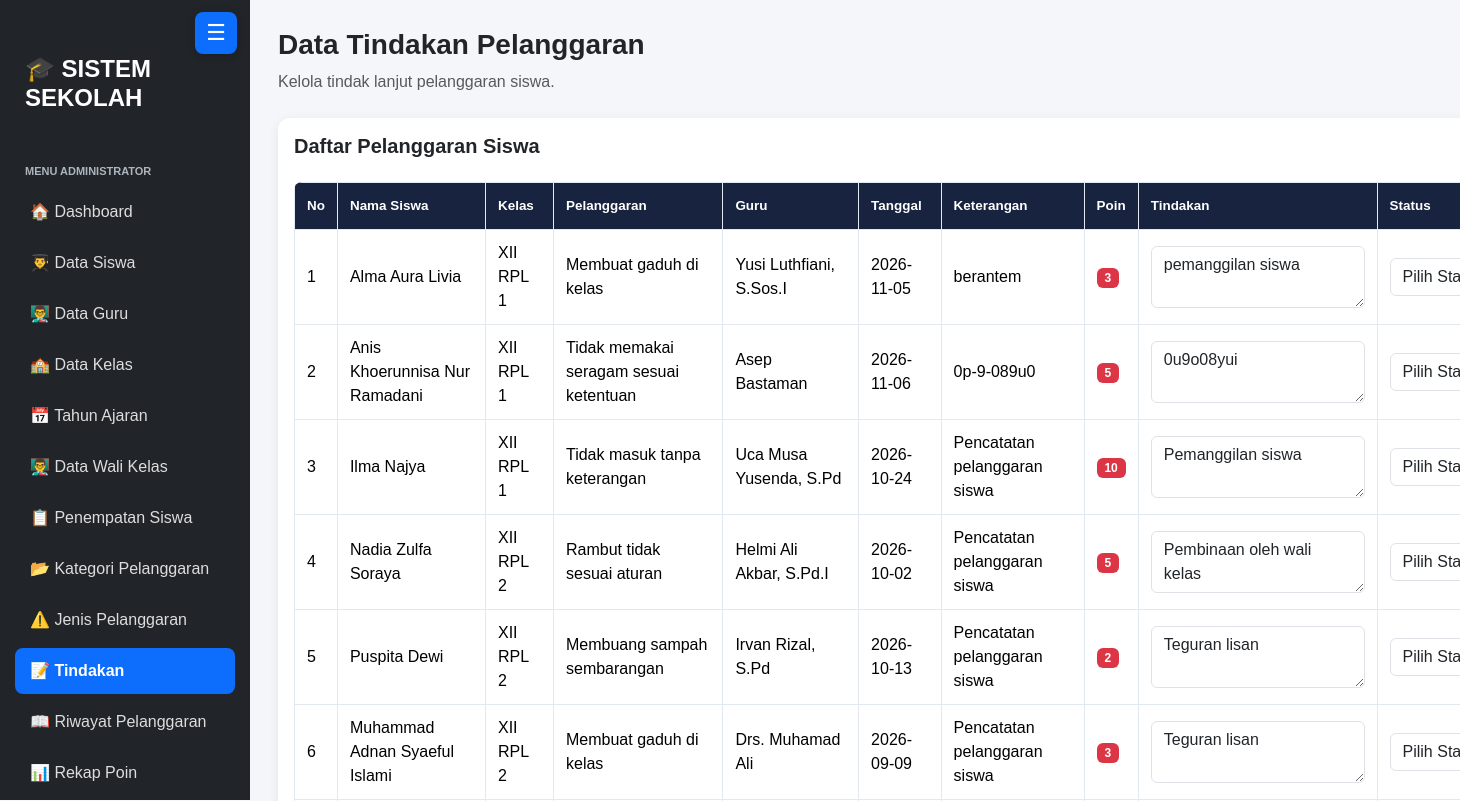
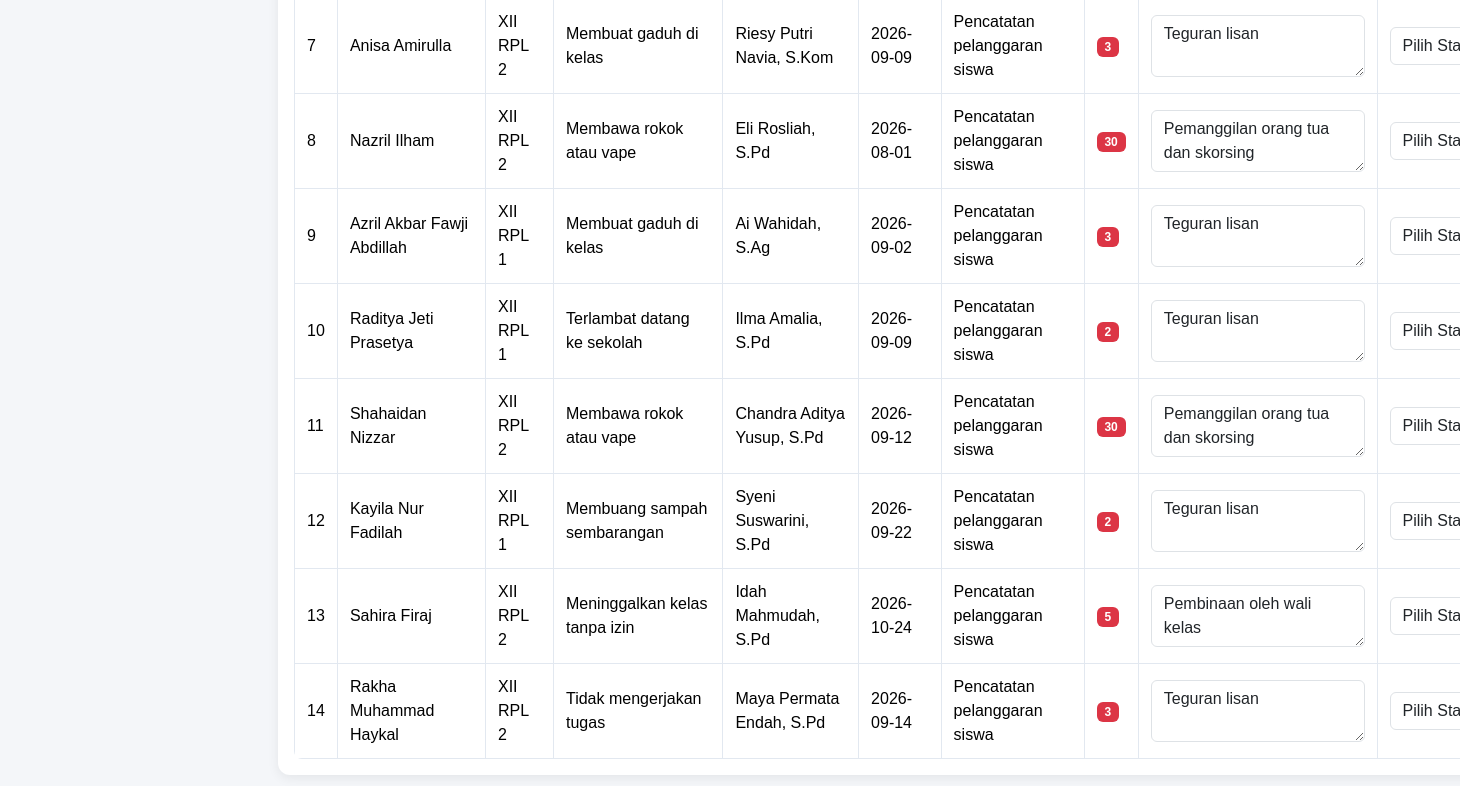
Before: /tindakan.php (signed in) with the older database file (2 pictures, top to bottom).
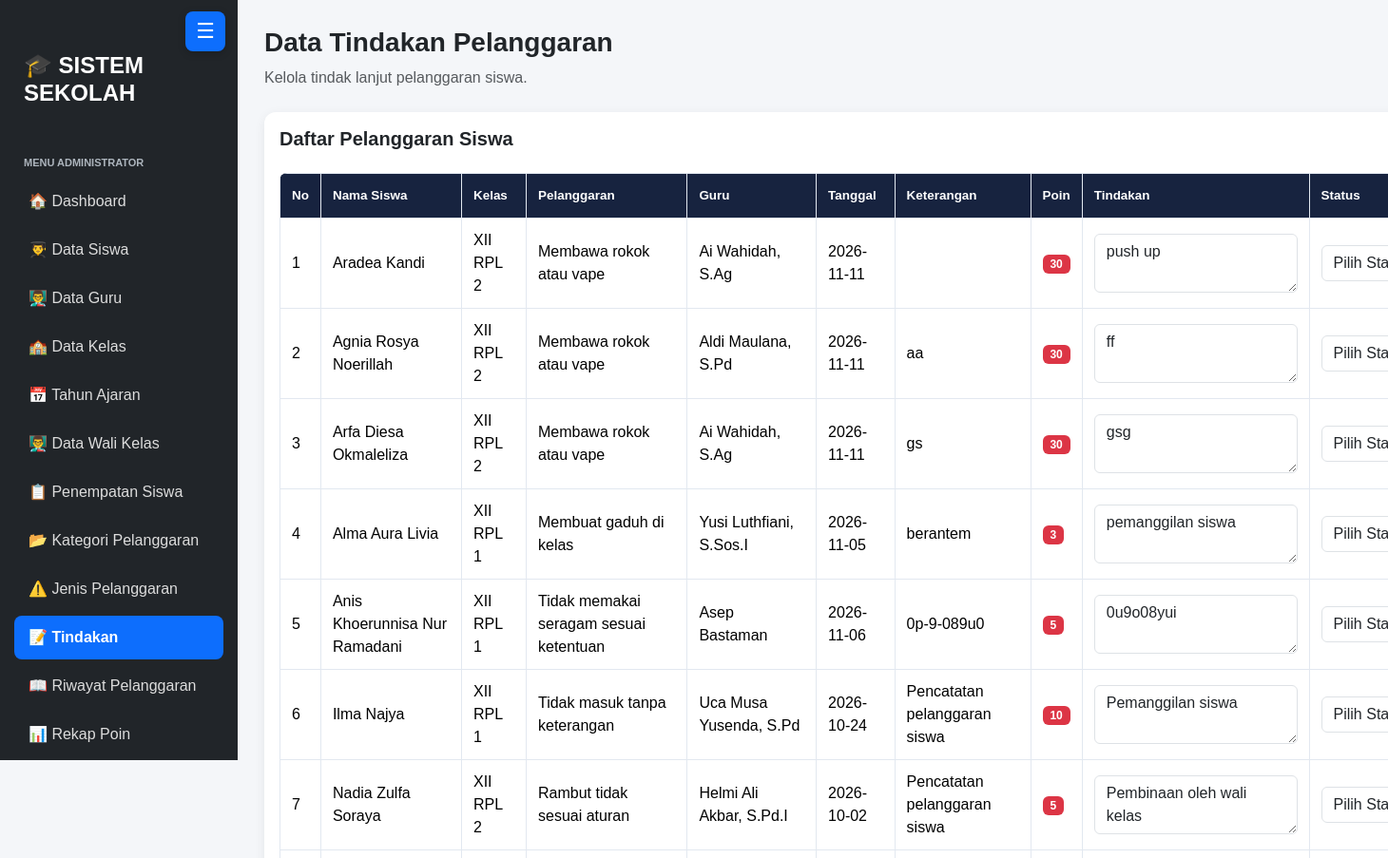
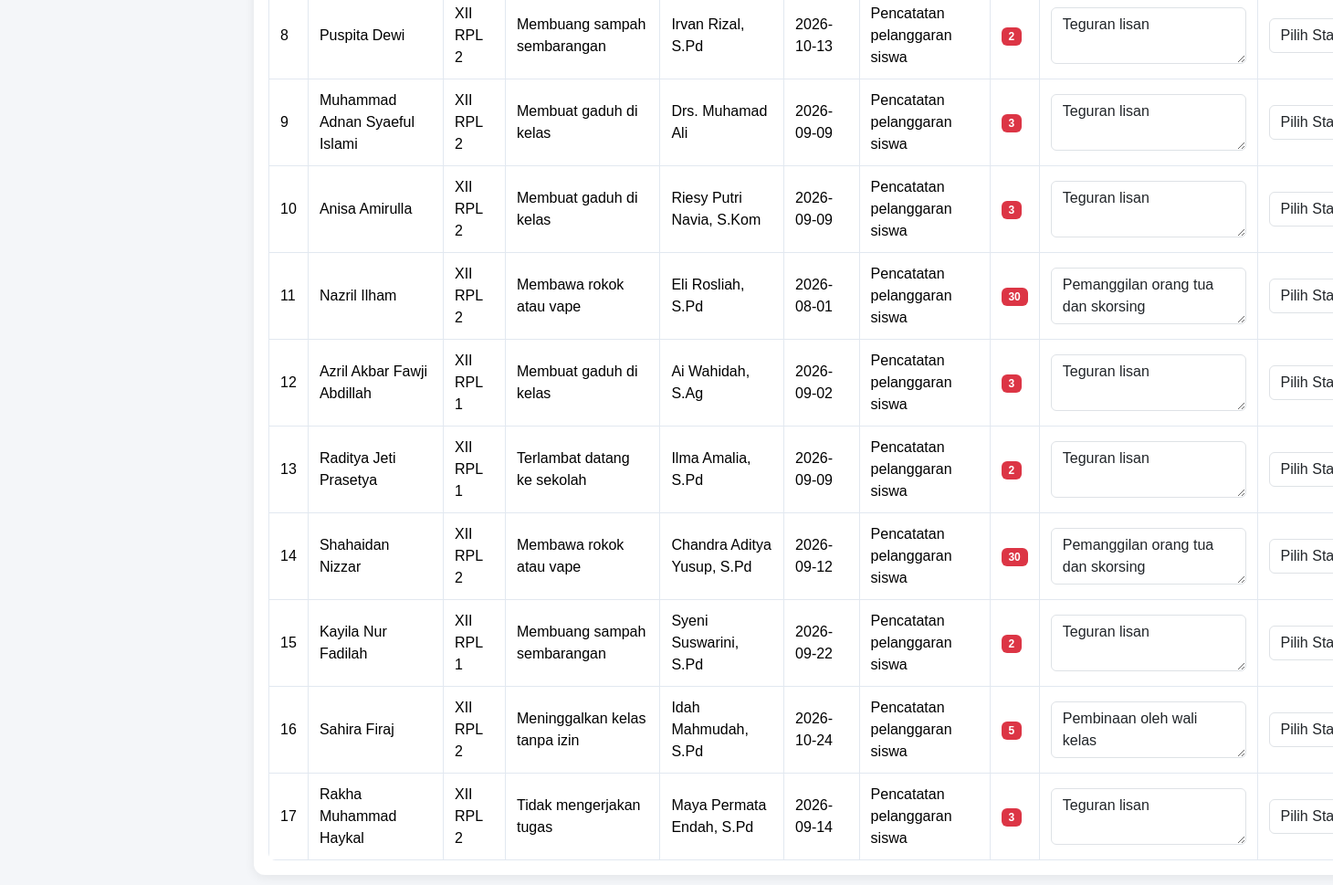
After: the same page with the newer database file (2 pictures, top to bottom).
### tables this page shows
CREATE TABLE `t_pelanggaran_siswa` (
  `id` int(11) NOT NULL,
  `tahun_ajaran_id` int(11) DEFAULT NULL,
  `siswa_id` int(11) DEFAULT NULL,
  `nama_siswa` varchar(150) NOT NULL,
  `kelas_id` int(11) DEFAULT NULL,
  `nama_kelas` varchar(100) NOT NULL,
  `pelanggaran_id` int(11) DEFAULT NULL,
  `nama_pelanggaran` varchar(150) NOT NULL,
  `pelanggaran_kategori_id` int(11) DEFAULT NULL,
  `guru_id` int(11) DEFAULT NULL,
  `nama_guru` varchar(150) NOT NULL,
  `tanggal` date DEFAULT NULL,
  `keterangan` text NOT NULL,
  `poin` int(11) NOT NULL,
  `tindakan` text NOT NULL,
  `status` varchar(30) NOT NULL,
  `created_at` timestamp NOT NULL DEFAULT current_timestamp(),
  `updated_at` timestamp NOT NULL DEFAULT current_timestamp()
);

### tindakan.php (the view, shortened to what this page needs)
<?php
require_once __DIR__ . '/config/koneksi.php';
$sql = "SELECT
            id,
            nama_siswa,
            nama_kelas,
            nama_pelanggaran,
            nama_guru,
            tanggal,
            keterangan,
            poin,
            tindakan,
            status
        FROM t_pelanggaran_siswa
        ORDER BY id DESC";
$result = mysqli_query($koneksi, $sql);
function e($value) {
    return htmlspecialchars((string)$value, ENT_QUOTES, 'UTF-8');
}
?>
<!DOCTYPE html>
<html lang="id">
<head>
    <link href="https://cdn.jsdelivr.net/npm/bootstrap@5.3.3/dist/css/bootstrap.min.css"
          rel="stylesheet">
</head>
<body>
<?php include __DIR__ . '/layout/sidebar.php'; ?>
<div class="container-fluid content">
    <div class="d-flex justify-content-between align-items-center mb-4 flex-wrap gap-2">
        <div>
            <h3 class="fw-bold">Data Tindakan Pelanggaran</h3>
            <p class="text-muted mb-0">
                Kelola tindak lanjut pelanggaran siswa.
            </p>
        </div>
    </div>
    <div class="card">
        <div class="card-body">
            <div class="d-flex justify-content-between mb-3 flex-wrap gap-2">
                <h5 class="fw-bold">Daftar Pelanggaran Siswa</h5>
            </div>
            <div class="table-responsive">
                <table class="table table-bordered table-hover align-middle">
                    <thead>
                        <tr>
                            <th>No</th>
                            <th>Nama Siswa</th>
                            <th>Kelas</th>
                            <th>Pelanggaran</th>
                            <th>Guru</th>
                            <th>Tanggal</th>
                            <th>Keterangan</th>
                            <th>Poin</th>
                            <th>Tindakan</th>
                            <th>Status</th>
                        </tr>
                    </thead>
                    <tbody>
                    <?php if (mysqli_num_rows($result) > 0): ?>
                        <?php $no = 1; ?>
                        <?php while ($row = mysqli_fetch_assoc($result)): ?>
                            <tr>
                                <td><?= $no++ ?></td>
                                <td><?= e($row['nama_siswa']) ?></td>
                                <td><?= e($row['nama_kelas']) ?></td>
                                <td><?= e($row['nama_pelanggaran']) ?></td>
                                <td><?= e($row['nama_guru']) ?></td>
                                <td><?= e($row['tanggal']) ?></td>
                                <td><?= e($row['keterangan']) ?></td>
                                <td>
                                    <span class="badge bg-danger">
                                        <?= e($row['poin']) ?>
                                    </span>
                                </td>
                                <form method="POST" action="tindakan.php">
                                    <td>
                                        <textarea
                                            name="tindakan"
                                            class="form-control form-tindakan"
                                            rows="2"
                                            required
                                            placeholder="Masukkan tindakan..."
                                        ><?= e($row['tindakan']) ?></textarea>
                                    </td>
                                    <td>
                                        <select name="status"
                                                class="form-select form-status"
                                                required>
                                            <option value="">
                                                Pilih Status
                                            </option>
                                        </select>
                                    </td>
                                </form>
                            </tr>
                        <?php endwhile; ?>
                    <?php endif; ?>
                    </tbody>
                </table>
            </div>
        </div>
    </div>
</div>
</body>
</html>

### layout/sidebar.php (shortened to what this page needs)
<?php
$current_page = basename($_SERVER['PHP_SELF']);
$role = $_SESSION['role'] ?? '';
function menuAktif($halaman, $current_page) {
    return $current_page === $halaman ? 'active' : '';
}
?>
<button
    type="button"
    class="sidebar-toggle"
    aria-label="Buka menu navigasi"
    aria-controls="app-sidebar"
    aria-expanded="false"
>
    <span aria-hidden="true">&#9776;</span>
</button>
<div class="sidebar" id="app-sidebar">
    <h4>🎓 SISTEM SEKOLAH</h4>
    <ul class="nav nav-pills flex-column">
        <?php if ($role === 'admin'): ?>
            <li class="menu-title">Menu Administrator</li>
            <li class="nav-item">
                <a href="dashboard.php" class="nav-link <?= menuAktif('dashboard.php', $current_page) ?>">
                    🏠 Dashboard
                </a>
            </li>
            <li class="nav-item">
                <a href="kelola_siswa.php" class="nav-link <?= menuAktif('kelola_siswa.php', $current_page) ?>">
                    👨‍🎓 Data Siswa
                </a>
            </li>
            <li class="nav-item">
                <a href="kelola_guru.php" class="nav-link <?= menuAktif('kelola_guru.php', $current_page) ?>">
                    👨‍🏫 Data Guru
                </a>
            </li>
            <li class="nav-item">
                <a href="kelola_kelas.php" class="nav-link <?= menuAktif('kelola_kelas.php', $current_page) ?>">
                    🏫 Data Kelas
                </a>
            </li>
            <li class="nav-item">
                <a href="kelola_tahun_ajaran.php" class="nav-link <?= menuAktif('kelola_tahun_ajaran.php', $current_page) ?>">
                    📅 Tahun Ajaran
                </a>
            </li>
            <li class="nav-item">
                <a href="kelola_walikelas.php" class="nav-link <?= menuAktif('kelola_walikelas.php', $current_page) ?>">
                    👨‍🏫 Data Wali Kelas
                </a>
            </li>
            <li class="nav-item">
                <a href="penempatan_siswa.php" class="nav-link <?= menuAktif('penempatan_siswa.php', $current_page) ?>">
                    📋 Penempatan Siswa
                </a>
            </li>
            <li class="nav-item">
                <a href="kelola_pelanggaran_kategori.php" class="nav-link <?= menuAktif('kelola_pelanggaran_kategori.php', $current_page) ?>">
                    📂 Kategori Pelanggaran
                </a>
            </li>
            <li class="nav-item">
                <a href="kelola_jenis_pelanggaran.php" class="nav-link <?= menuAktif('kelola_jenis_pelanggaran.php', $current_page) ?>">
                    ⚠️ Jenis Pelanggaran
                </a>
            </li>
            <li class="nav-item">
                <a href="tindakan.php" class="nav-link <?= menuAktif('tindakan.php', $current_page) ?>">
                    📝 Tindakan
                </a>
            </li>
            <li class="nav-item">
                <a href="riwayat.php" class="nav-link <?= menuAktif('riwayat.php', $current_page) ?>">
                    📖 Riwayat Pelanggaran
                </a>
            </li>
            <li class="nav-item">
                <a href="rekap_poin.php" class="nav-link <?= menuAktif('rekap_poin.php', $current_page) ?>">
                    📊 Rekap Poin
                </a>
            </li>
        <?php endif; ?>
    </ul>
</div>

### tindakan.php (style rules this page uses)
body { background: #f4f6f9; font-family: Arial, sans-serif; }
.content { padding: 30px; }
.card { border: none; border-radius: 12px; box-shadow: 0 3px 12px rgba(0,0,0,.07); }
.table th { background: #0d6efd; color: white; white-space: nowrap; }
.table td { vertical-align: middle; }
.form-tindakan { min-width: 210px; }
.form-status { min-width: 160px; }

### layout/sidebar.php (style rules this page uses)
body { margin: 0; padding-left: 0; background: #f4f6f9; font-family: Arial, sans-serif; }
.content { margin-left: 250px !important; padding: 28px !important; }
.sidebar { position: fixed; top: 0; left: 0; bottom: 0; width: 250px; height: 100vh; background: #212529; padding: 20px 15px; overflow-y: auto; z-index: 9999; box-sizing: border-box; transition: transform 0.25s ease; }
.sidebar-toggle { position: fixed; top: 12px; left: 195px; z-index: 10001; width: 42px; height: 42px; border: 0; border-radius: 8px; background: #0d6efd; color: #fff; font-size: 22px; line-height: 1; box-shadow: 0 2px 8px rgba(0, 0, 0, 0.2); transition: left 0.25s ease; }
.table-responsive { overflow-x: auto; border-radius: 8px; -webkit-overflow-scrolling: touch; }
.table-responsive > .table { min-width: 720px; margin-bottom: 0; border-color: #e2e8f0; color: #263248; vertical-align: middle; }
.table-responsive > .table thead th { padding: 13px 12px; border-bottom: 0; background-color: #17233f; color: #fff; font-size: 0.84rem; font-weight: 600; white-space: nowrap; }
.table-responsive > .table tbody td { padding: 11px 12px; line-height: 1.5; }
.sidebar h4 { color: white; font-weight: bold; margin-bottom: 30px; padding: 35px 10px 0; }
.sidebar .nav-link { display: block; color: #ddd; padding: 11px 15px; border-radius: 8px; margin-bottom: 5px; transition: 0.2s; }
.sidebar .nav-link.active { background: #0d6efd; color: white !important; font-weight: bold; }
.sidebar .menu-title { color: #adb5bd; font-size: 11px; font-weight: bold; text-transform: uppercase; margin: 20px 10px 10px; }

Changed rows visible on the page:
added t_pelanggaran_siswa: nama_siswa "Aradea Kandi", nama_kelas "XII RPL 2", nama_pelanggaran "Membawa rokok atau vape", nama_guru "Ai Wahidah, S.Ag", tanggal "2026-11-11", poin "30", tindakan "push up"
added t_pelanggaran_siswa: nama_siswa "Agnia Rosya Noerillah", nama_kelas "XII RPL 2", nama_pelanggaran "Membawa rokok atau vape", nama_guru "Aldi Maulana, S.Pd", tanggal "2026-11-11", keterangan "aa", poin "30", tindakan "ff"
added t_pelanggaran_siswa: nama_siswa "Arfa Diesa Okmaleliza", nama_kelas "XII RPL 2", nama_pelanggaran "Membawa rokok atau vape", nama_guru "Ai Wahidah, S.Ag", tanggal "2026-11-11", keterangan "gs", poin "30", tindakan "gsg"
